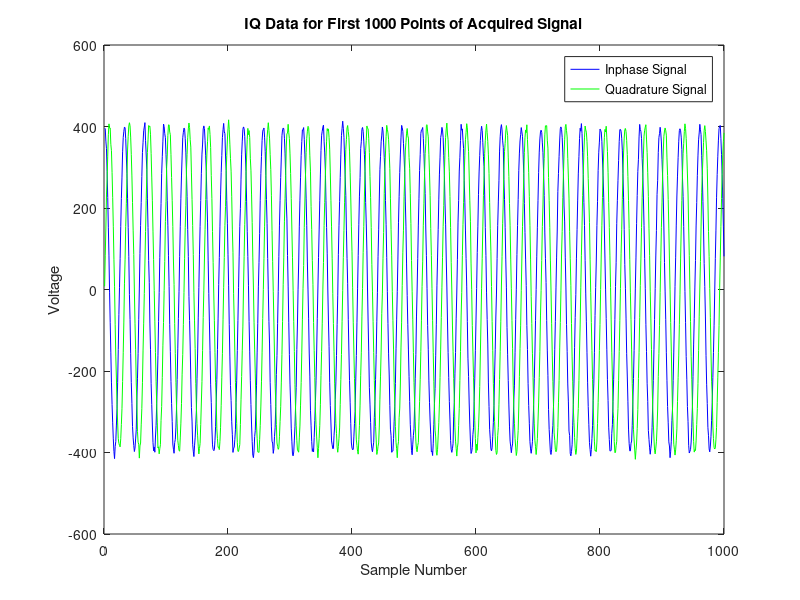

Here is the MATLAB script that generated this plot: (Note: this script raises an error after producing the figure.)
fid = fopen("powerlevel.dat", "r");
data = fread(fid, "single");

fs = 100e3;
n = 100e3;
fprintf("Sample Rate = %d (Hz)", fs);
fprintf("Sample Size = %d", n);

sig_I = data(1:2:end);
sig_Q = data(2:2:end);
IQ_data = sig_I + 1j * sig_Q;

figure(1);
plot(real(IQ_data(1:1000)), "b");
hold on;
plot(imag(IQ_data(1:1000)), "g");
legend("Inphase Signal", "Quadrature Signal");
title("IQ Data for First 1000 Points of Acquired Signal");
xlabel("Sample Number");
ylabel("Voltage");

% Create a periodogram spectrum with a Hamming window to visualize the max
% frequency
figure(2);
w = hamming(length(IQ_data));
periodogram(IQ_data, w, [], fs, "centered");

% Actually determine the max frequency using the periodogram
[pxx, F] = periodogram(IQ_data, w, [], fs, "power");
[pwrest, idx] = max(pxx);
fprintf("Frequency = %3.1f (Hz)\n", F(idx));

SNR = snr(real(IQ_data), fs);
fprintf("SNR = %3.2f (dB)\n", SNR);